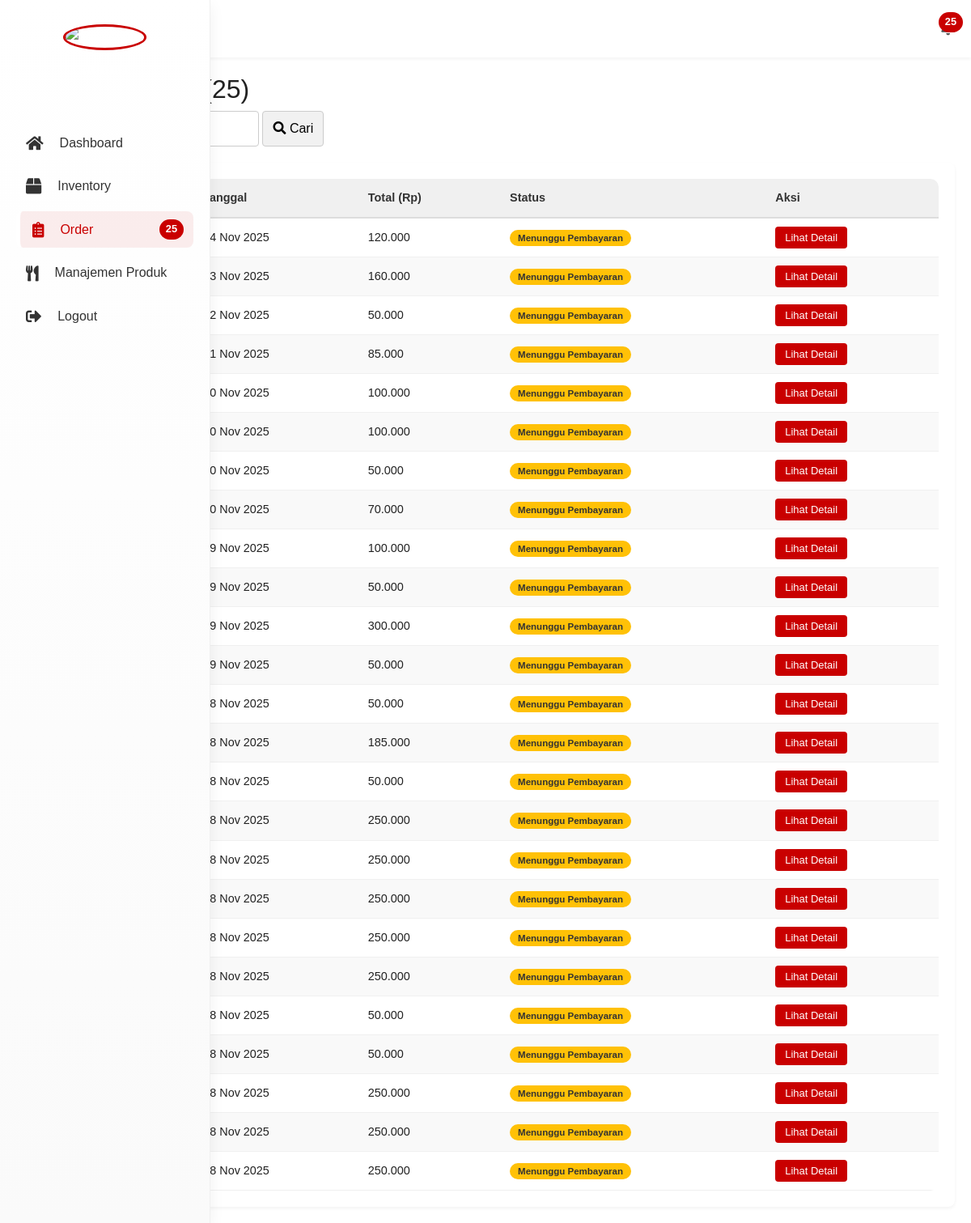
The app's page /admin_orders.php (signed in) with its own data.
### tables this page shows
CREATE TABLE `orders` (
  `id` int NOT NULL,
  `user_id` int NOT NULL,
  `total_bayar` decimal(10,2) NOT NULL,
  `tanggal_order` datetime NOT NULL,
  `status_order` varchar(50) NOT NULL,
  `nama_penerima` varchar(100) NOT NULL,
  `email_penerima` varchar(100) NOT NULL,
  `telepon` varchar(20) NOT NULL,
  `alamat` text NOT NULL,
  `metode_pembayaran` varchar(50) NOT NULL,
  `is_read` tinyint(1) NOT NULL DEFAULT '0'
);

### admin_orders.php (the view, shortened to what this page needs)
<?php
include 'koneksi.php';
$count_notif = 0;
$query_notif = "SELECT COUNT(id) AS total_notif FROM orders WHERE status_order = 'Menunggu Pembayaran'";
$result_notif = mysqli_query($conn, $query_notif);
if ($result_notif) {
    $notif = mysqli_fetch_assoc($result_notif);
    $count_notif = (int)($notif['total_notif'] ?? 0);
}
$search = '';
$where_clause = '';
$query_orders = "SELECT * FROM orders" . $where_clause . " ORDER BY tanggal_order DESC";
$result_orders = mysqli_query($conn, $query_orders);
$total_orders = mysqli_num_rows($result_orders);
?>
<!DOCTYPE html>
<html lang="id">
<head>
    <link rel="stylesheet" href="css/dashboard.css">
    <link rel="stylesheet" href="css/style.css">
    <link rel="stylesheet" href="css/global.css">
    <link href="https://cdn.jsdelivr.net/npm/bootstrap@5.3.2/dist/css/bootstrap.min.css" rel="stylesheet">
    <link rel="stylesheet" href="css/theme.css">
    <link rel="stylesheet" href="https://cdnjs.cloudflare.com/ajax/libs/font-awesome/5.15.4/css/all.min.css">
    </head>
<body>
    <div class="sidebar">
        <div class="profile-area">
            <img src="img/yusuf.JPG" alt="Foto Admin" class="profile-img">
            <h3><?php echo htmlspecialchars($_SESSION['username']); ?></h3>
        </div>
        <nav class="nav-menu">
            <ul>
                <li><a href="admin_dashboard.php"><i class="fas fa-home"></i> Dashboard</a></li>
                <li><a href="#"><i class="fas fa-box"></i> Inventory</a></li>
                <li>
                    <a href="admin_orders.php" class="active nav-order">
                        <i class="fas fa-clipboard-list"></i> Order
                        <?php if ($count_notif > 0): ?>
                            <span class="badge badge-order-notif"><?php echo $count_notif; ?></span>
                        <?php endif; ?>
                    </a>
                </li>
                <li><a href="manajemen_produk.php"><i class="fas fa-utensils"></i> Manajemen Produk</a></li>
                <li><a href="logout.php"><i class="fas fa-sign-out-alt"></i> Logout</a></li>
            </ul>
        </nav>
    </div>
    <div class="main-content">
        <header class="top-bar">
            <div class="search-container">
            </div>
            <div class="top-icons">
                <a href="admin_orders.php" class="notif-icon-link">
                    <?php if ($count_notif > 0): ?>
                        <span class="badge top-notif-badge"><?php echo $count_notif; ?></span>
                    <?php endif; ?>
                </a>
            </div>
        </header>
        <div class="dashboard-area" style="padding: 20px;">
            <h2>Daftar Pesanan (<?php echo $total_orders; ?>)</h2>
            <div style="margin-bottom: 20px;">
                <form action="admin_orders.php" method="GET" style="display:inline;">
                    <input type="text" name="search" placeholder="Cari ID/Status Pesanan..."
                        value="<?php echo htmlspecialchars($search); ?>"
                        style="border: 1px solid #ccc; padding: 8px; border-radius: 4px; width: 300px;">
                    <button type="submit" style="background-color: #f1f1f1; border: 1px solid #ccc; padding: 8px 12px; cursor: pointer; border-radius: 4px;">
                        <i class="fas fa-search"></i> Cari
                    </button>
                </form>
            </div>
            <div class="orders-table-container">
                <table class="orders-table">
                    <thead>
                        <tr>
                            <th>ID Pesanan</th>
                            <th>Tanggal</th>
                            <th>Total (Rp)</th>
                            <th>Status</th>
                            <th>Aksi</th>
                        </tr>
                    </thead>
                    <tbody>
                        <?php if (mysqli_num_rows($result_orders) > 0): ?>
                            <?php while ($order = mysqli_fetch_assoc($result_orders)): ?>
                                <tr>
                                    <td>#<?php echo htmlspecialchars($order['id']); ?></td>
                                    <td><?php echo date('d M Y', strtotime($order['tanggal_order'])); ?></td>
                                    <td><?php echo number_format($order['total_bayar'], 0, ',', '.'); ?></td>
                                    <td><span class="status-badge status-<?php echo strtolower(str_replace(' ', '-', $order['status_order'])); ?>"><?php echo htmlspecialchars($order['status_order']); ?></span></td>
                                    <td>
                                        <a href="order_detail.php?id=<?php echo $order['id']; ?>" class="btn-detail">Lihat Detail</a>
                                        </td>
                                </tr>
                            <?php endwhile; ?>
                        <?php endif; ?>
                    </tbody>
                </table>
            </div>
        </div>
    </div>
</body>
</html>

### css/dashboard.css (style rules this page uses)
:root { --primary-red: #c90000; --background-light: #f7f3e8; --text-dark: #333; }
* { box-sizing: border-box; margin: 0; padding: 0; font-family: Arial, sans-serif; }
body { display: flex; min-height: 100vh; background-color: var(--background-light); }
.sidebar { width: 250px; background-color: var(--primary-red); color: white; padding: 20px 0; flex-shrink: 0; }
.profile-area { text-align: center; padding: 10px 0 30px 0; border-bottom: 1px solid rgba(255, 255, 255, 0.2); margin-bottom: 20px; }
.profile-img { width: 80px; height: 80px; border-radius: 50%; object-fit: cover; margin-bottom: 10px; border: 3px solid white; }
.profile-area h3 { font-size: 1.2rem; font-weight: bold; }
.nav-menu ul { list-style: none; }
.nav-menu a { display: flex; align-items: center; padding: 15px 20px; color: white; text-decoration: none; font-size: 1rem; transition: background-color 0.2s; }
.nav-menu a:hover, .nav-menu a.active { background-color: rgba(255, 255, 255, 0.1); border-left: 5px solid white; padding-left: 15px; }
.nav-menu i { margin-right: 10px; font-size: 1.2rem; }
.main-content { flex-grow: 1; display: flex; flex-direction: column; }
.top-bar { background-color: white; padding: 15px 30px; box-shadow: 0 2px 4px rgba(0, 0, 0, 0.05); display: flex; justify-content: flex-end; align-items: center; }
.dashboard-area { padding: 30px; flex-grow: 1; }
.top-bar { display: flex; justify-content: flex-end; align-items: center; }
.search-container { display: flex; align-items: center; }
.nav-order { position: relative; display: flex; align-items: center; gap: 10px; }
.badge-order-notif { background-color: #dc3545; color: white; padding: 3px 8px; border-radius: 10px; font-size: 0.7rem; font-weight: bold; line-height: 1; margin-left: auto; }
.top-bar { display: flex; justify-content: space-between; align-items: center; padding: 20px; background-color: white; box-shadow: 0 2px 4px rgba(0,0,0,0.05); }
.top-icons { display: flex; gap: 20px; font-size: 1.2rem; align-items: center; }
.notif-icon-link { position: relative; color: #555; text-decoration: none; }
.top-notif-badge { position: absolute; top: -5px; right: -10px; background-color: #dc3545; color: white; padding: 2px 6px; border-radius: 50%; font-size: 0.7rem; font-weight: bold; line-height: 1; }
.orders-table-container { background-color: white; padding: 20px; border-radius: 8px; box-shadow: 0 2px 4px rgba(0, 0, 0, 0.05); overflow-x: auto; margin-top: 20px; }
.orders-table { width: 100%; border-collapse: collapse; font-size: 0.9em; }
.orders-table thead tr { background-color: #f0f0f0; color: #333; text-align: left; border-bottom: 2px solid #ddd; }
.orders-table th, .orders-table td { padding: 12px 15px; }
.orders-table tbody tr { border-bottom: 1px solid #eeeeee; }
.orders-table tbody tr:nth-of-type(even) { background-color: #f9f9f9; }
.orders-table tbody tr:last-of-type { border-bottom: none; }
.status-badge { padding: 4px 10px; border-radius: 12px; font-weight: bold; font-size: 0.8em; color: white; text-transform: capitalize; }
.status-menunggu-pembayaran { background-color: #ffc107; color: #333; }
.btn-detail { background-color: #c90000; color: white; padding: 6px 12px; border-radius: 4px; text-decoration: none; font-size: 0.9em; transition: background-color 0.2s; }

### css/style.css (style rules this page uses)
* { box-sizing: border-box; margin: 0; padding: 0; font-family: Arial, sans-serif; }
body { background-color: #f7f3e8; }
:root { --primary-color: #c90000; --background-light: #f8f8f8; --font-family: 'Arial', sans-serif; }
body { font-family: var(--font-family); line-height: 1.6; margin: 0; padding: 0; background-color: white; }

### css/global.css (style rules this page uses)
:root { --primary-color: #c90000; --secondary-color: #343a40; --background-light: #f8f8f8; --font-family: 'Arial', sans-serif; --gap-spacing: 20px; }
body { font-family: var(--font-family); line-height: 1.6; margin: 0; padding: 0; background-color: white; color: #333; }

### records on screen
orders: id "29", tanggal_order "24 Nov 2025", total_bayar "120.000", status_order "Menunggu Pembayaran"
orders: id "28", tanggal_order "23 Nov 2025", total_bayar "160.000", status_order "Menunggu Pembayaran"
orders: id "27", tanggal_order "22 Nov 2025", total_bayar "50.000", status_order "Menunggu Pembayaran"
orders: tanggal_order "21 Nov 2025", total_bayar "85.000", status_order "Menunggu Pembayaran"
orders: tanggal_order "20 Nov 2025", total_bayar "100.000", status_order "Menunggu Pembayaran"
orders: tanggal_order "20 Nov 2025", total_bayar "100.000", status_order "Menunggu Pembayaran"
orders: tanggal_order "20 Nov 2025", total_bayar "50.000", status_order "Menunggu Pembayaran"
orders: tanggal_order "20 Nov 2025", total_bayar "70.000", status_order "Menunggu Pembayaran"
orders: tanggal_order "19 Nov 2025", total_bayar "100.000", status_order "Menunggu Pembayaran"
orders: tanggal_order "19 Nov 2025", total_bayar "50.000", status_order "Menunggu Pembayaran"
orders: tanggal_order "19 Nov 2025", total_bayar "300.000", status_order "Menunggu Pembayaran"
orders: tanggal_order "19 Nov 2025", total_bayar "50.000", status_order "Menunggu Pembayaran"
orders: tanggal_order "18 Nov 2025", total_bayar "50.000", status_order "Menunggu Pembayaran"
orders: tanggal_order "18 Nov 2025", total_bayar "185.000", status_order "Menunggu Pembayaran"
orders: tanggal_order "18 Nov 2025", total_bayar "50.000", status_order "Menunggu Pembayaran"
orders: tanggal_order "18 Nov 2025", total_bayar "250.000", status_order "Menunggu Pembayaran"
orders: tanggal_order "18 Nov 2025", total_bayar "250.000", status_order "Menunggu Pembayaran"
orders: tanggal_order "18 Nov 2025", total_bayar "250.000", status_order "Menunggu Pembayaran"
orders: tanggal_order "18 Nov 2025", total_bayar "250.000", status_order "Menunggu Pembayaran"
orders: tanggal_order "18 Nov 2025", total_bayar "250.000", status_order "Menunggu Pembayaran"
orders: tanggal_order "18 Nov 2025", total_bayar "50.000", status_order "Menunggu Pembayaran"
orders: tanggal_order "18 Nov 2025", total_bayar "50.000", status_order "Menunggu Pembayaran"
orders: tanggal_order "18 Nov 2025", total_bayar "250.000", status_order "Menunggu Pembayaran"
orders: tanggal_order "18 Nov 2025", total_bayar "250.000", status_order "Menunggu Pembayaran"
orders: tanggal_order "18 Nov 2025", total_bayar "250.000", status_order "Menunggu Pembayaran"

### other values on screen
$count_notif "25"
$total_orders "25"
